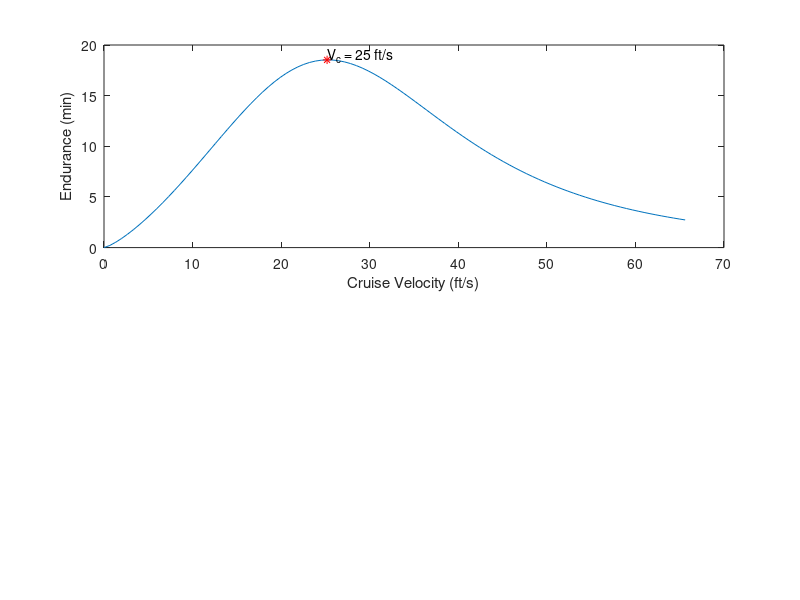

Source code (MATLAB): (Note: this script raises an error after producing the figure.)
%vel = linspace(15,45)*0.3048; % velocity (m/s)
vel = linspace(0,20);

S = 0.9144; % Reference area (m^2)
rho = 1.225; % density (kg/m^3)
W = 4.66 * 9.8; % Weight (N)
V = 14.8; % Voltage battery (V)
C = 6600/1000; % Battery Capacity (Ah)


%Cd0 = [0.1,0.15,0.25];

FR = 20.19/5.38; % Fulseage length/diameter
FFf = 1 + 60/FR^3 +0.0025*FR;
C_f = 1.328/sqrt(120E3);
nosecone_wettA = 328.95; % in^2
main_wettA = 401.12; % in^2
Cd0 = FFf * C_f*(nosecone_wettA+main_wettA)/(100*14); % fuselage cd0 wetted area/surface area
Cd0 = Cd0+0.042; % wing cd0

k = 1/(pi*0.7*7.1428); % Drag Polar Coefficient

prop_eff = 0.0029*(vel*3.28084-19.51)+0.637;
eff = 0.92*prop_eff; % Total Efficiency
n = 1.3; % Discharge Parameter (dependent on battery type and temperature)
Rt = 20; % Battery Hour Rating (hours)

endurance = zeros(length(Cd0),length(vel));

for i = 1:length(Cd0)
    endurance(i,:) = 0.5*Rt^(1-n)*(eff*V*C./(0.5*rho*vel.^3*S*Cd0(i)+(2*W^2*k./(rho*vel*S)))).^n * 60; % minutes
end

[max_end,ind]=max(endurance);

figure(1)
subplot(2,1,1)
for i = 1:length(Cd0)
    plot(vel*3.28084,endurance(i,:))
    hold on
end
plot(vel(ind)*3.28084,max_end,'r*')
hold on
text(vel(ind)*3.28084,max_end+0.5,'V_c = 25 ft/s')
xlabel('Cruise Velocity (ft/s)')
ylabel('Endurance (min)')
yline(10,'r-','10 min RFP Endurance Req')
hold on
xline(15,'k-','Stall Requirement')
title('Cruise Speed vs Endurance')
subtitle('Accounting for Prop Efficiency & Temperature')
ylim([0,25])
%legend("Cd_0 = 0.1","Cd_0 = 0.25","Cd_0 = 0.3","Cd_0 = 0.4")
%Cd0 = [0.1,0.25,0.30,0.4];

range = 60*endurance(i,:).*vel*3.28084*0.000189394; % miles
[max_range,ind]=max(range);

subplot(2,1,2)
for i = 1:length(Cd0)
    plot(vel*3.28084,range)
    hold on
end
plot(vel(ind)*3.28084,max_range,'r*')
hold on
text(vel(ind)*3.28084,max_range+0.1,'V_c = 31 ft/s')
ylim([0,7])
xlabel('Cruise Velocity (ft/s)')
ylabel('Range (miles)')
title('Cruise Speed vs Range')
subtitle('Accounting for Prop Efficiency & Temperature')
hold on
xline(15,'k-','Stall Requirement')